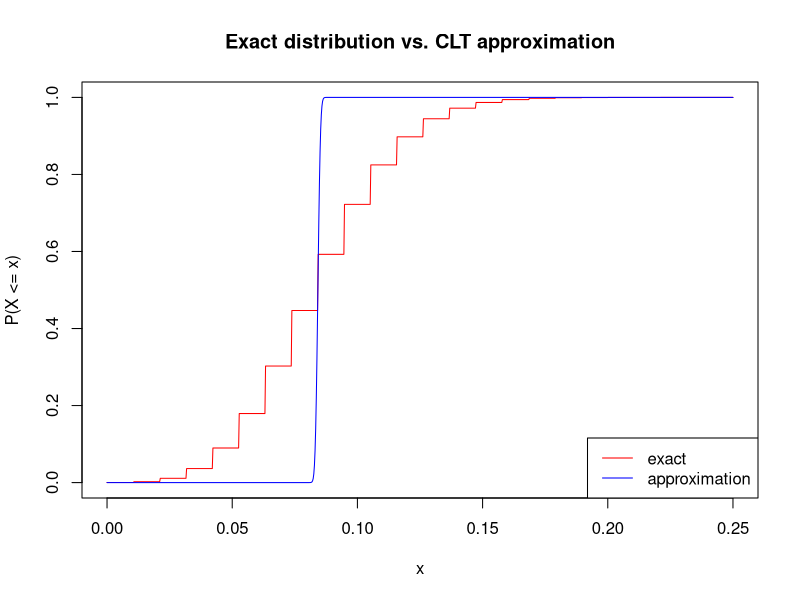

The R script that drew this image:
png(file = "solution.png")
    n <- 95
    x <- 8
    p <- x / n

    #We compare the "exact" CDF with the one obtained from the CLT.
	grid <- seq(0, 0.25, length.out = 1000)

	plot(grid , pbinom(grid*n, size = n , prob = p ), type = "l",
		col = "red", xlab = "x", ylab = "P(X <= x)",
		ylim = c(0, 1), main = "Exact distribution vs. CLT approximation")

	lines(grid, pnorm(grid, mean = p , sd = (1/n)*p*(1-p)), col = "blue")

	legend("bottomright", legend = c("exact", "approximation"),
		lty = 1, col = c("red", "blue"))
dev.off()
